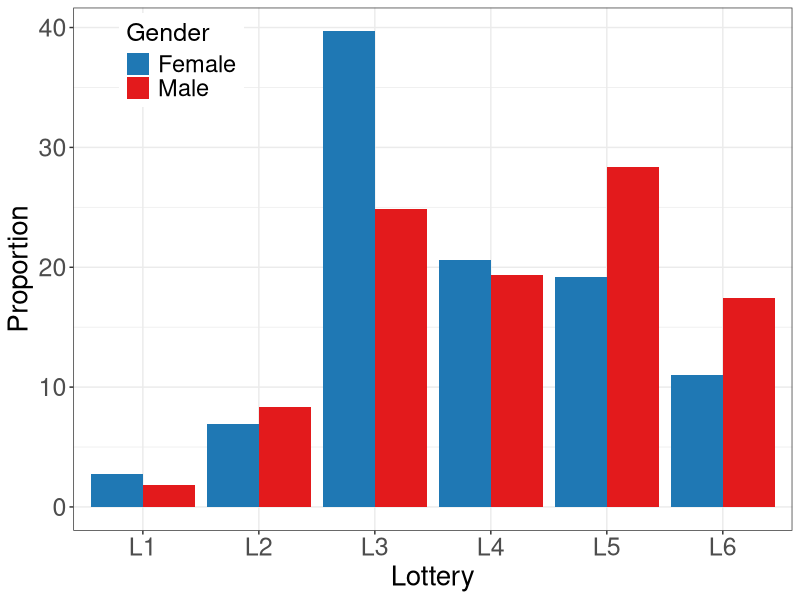

R code for this plot:
library(tidyverse)

COLA <- c("#e0f3db", "#99d8c9","#66c2a4","#41ae76", "#238b45", "#005824")
COLB <- c("#4eb3d3", "#2b8cbe", "#0868ac","#084081")

lottery <- read_csv("risk/eckel_gamble.csv")

lottery <- 
  lottery %>% 
  mutate(Lottery = factor(Gamble, labels = c("L1", "L2", "L3", "L4", "L5", "L6")))

gamble_plot <- lottery %>% ggplot(aes(x = Lottery, y = Value, fill = Gender)) +
  geom_bar(stat = "identity", position = "dodge") +
  scale_fill_manual(values = c("#1F78B4","#E31A1C")) +
  theme_bw() + 
  theme(axis.title = element_text(size = 20),
        axis.text = element_text(size = 18),
        legend.position = c(0.15, 0.9),
        legend.text = element_text(size = 17),
        legend.title = element_text(size = 18)) +
  labs(y = "Proportion")
  

ggsave(filename = "risk/eckel_gambles_plot.pdf", gamble_plot, width = 9, height = 7)
